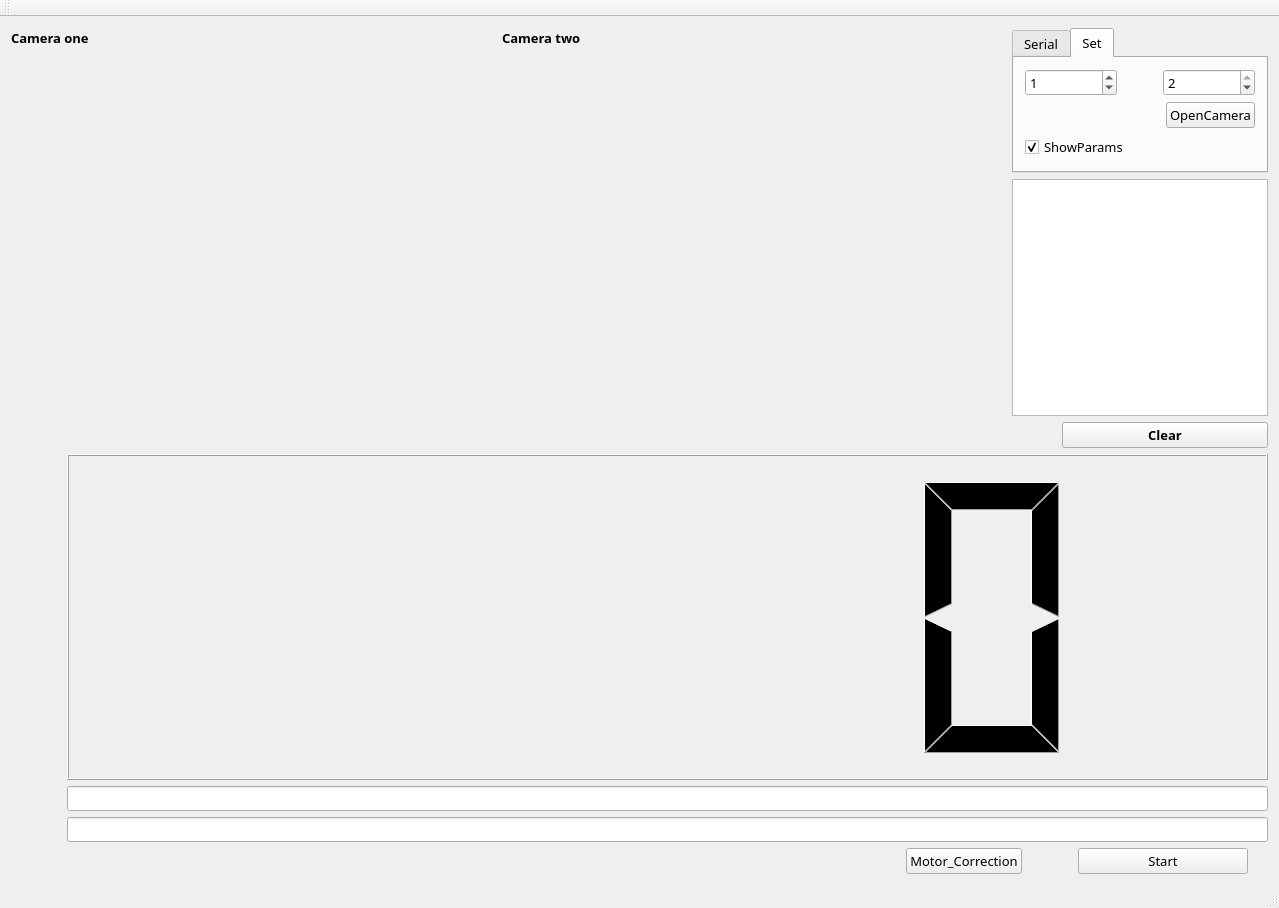
<?xml version="1.0" encoding="UTF-8"?>
<ui version="4.0">
 <class>Magic</class>
 <widget class="QMainWindow" name="Magic">
  <property name="geometry">
   <rect>
    <x>0</x>
    <y>0</y>
    <width>1279</width>
    <height>908</height>
   </rect>
  </property>
  <property name="font">
   <font>
    <family>Bauhaus 93</family>
    <pointsize>10</pointsize>
   </font>
  </property>
  <property name="windowTitle">
   <string>Magic</string>
  </property>
  <widget class="QWidget" name="centralWidget">
   <layout class="QHBoxLayout" name="horizontalLayout_7">
    <item>
     <layout class="QVBoxLayout" name="verticalLayout_3">
      <item>
       <layout class="QHBoxLayout" name="horizontalLayout_2">
        <item>
         <layout class="QVBoxLayout" name="verticalLayout">
          <item>
           <layout class="QHBoxLayout" name="horizontalLayout_3">
            <item>
             <widget class="QLabel" name="label_5">
              <property name="font">
               <font>
                <family>Arial Black</family>
                <pointsize>10</pointsize>
                <weight>75</weight>
                <italic>false</italic>
                <bold>true</bold>
               </font>
              </property>
              <property name="text">
               <string>Camera one</string>
              </property>
             </widget>
            </item>
            <item>
             <spacer name="horizontalSpacer_2">
              <property name="orientation">
               <enum>Qt::Horizontal</enum>
              </property>
              <property name="sizeHint" stdset="0">
               <size>
                <width>40</width>
                <height>20</height>
               </size>
              </property>
             </spacer>
            </item>
            <item>
             <widget class="QLabel" name="label_6">
              <property name="font">
               <font>
                <family>Arial Black</family>
                <pointsize>10</pointsize>
                <weight>75</weight>
                <italic>false</italic>
                <bold>true</bold>
               </font>
              </property>
              <property name="text">
               <string>Camera two</string>
              </property>
             </widget>
            </item>
            <item>
             <spacer name="horizontalSpacer_3">
              <property name="orientation">
               <enum>Qt::Horizontal</enum>
              </property>
              <property name="sizeHint" stdset="0">
               <size>
                <width>40</width>
                <height>20</height>
               </size>
              </property>
             </spacer>
            </item>
           </layout>
          </item>
          <item>
           <layout class="QHBoxLayout" name="horizontalLayout">
            <item>
             <widget class="QLabel" name="label_f">
              <property name="sizePolicy">
               <sizepolicy hsizetype="Expanding" vsizetype="Expanding">
                <horstretch>0</horstretch>
                <verstretch>0</verstretch>
               </sizepolicy>
              </property>
              <property name="cursor">
               <cursorShape>CrossCursor</cursorShape>
              </property>
              <property name="text">
               <string/>
              </property>
              <property name="scaledContents">
               <bool>true</bool>
              </property>
             </widget>
            </item>
            <item>
             <widget class="QLabel" name="label_b">
              <property name="sizePolicy">
               <sizepolicy hsizetype="Expanding" vsizetype="Expanding">
                <horstretch>0</horstretch>
                <verstretch>0</verstretch>
               </sizepolicy>
              </property>
              <property name="cursor">
               <cursorShape>CrossCursor</cursorShape>
              </property>
              <property name="text">
               <string/>
              </property>
              <property name="scaledContents">
               <bool>true</bool>
              </property>
             </widget>
            </item>
           </layout>
          </item>
         </layout>
        </item>
        <item>
         <spacer name="horizontalSpacer">
          <property name="orientation">
           <enum>Qt::Horizontal</enum>
          </property>
          <property name="sizeType">
           <enum>QSizePolicy::Maximum</enum>
          </property>
          <property name="sizeHint" stdset="0">
           <size>
            <width>18</width>
            <height>20</height>
           </size>
          </property>
         </spacer>
        </item>
        <item>
         <layout class="QVBoxLayout" name="verticalLayout_9">
          <item>
           <widget class="QTabWidget" name="tabWidget">
            <property name="sizePolicy">
             <sizepolicy hsizetype="Preferred" vsizetype="Preferred">
              <horstretch>0</horstretch>
              <verstretch>0</verstretch>
             </sizepolicy>
            </property>
            <property name="currentIndex">
             <number>1</number>
            </property>
            <widget class="QWidget" name="tab">
             <attribute name="title">
              <string>Serial</string>
             </attribute>
             <layout class="QVBoxLayout" name="verticalLayout_5">
              <item>
               <layout class="QVBoxLayout" name="verticalLayout_2">
                <item>
                 <layout class="QHBoxLayout" name="horizontalLayout_5">
                  <item>
                   <widget class="QComboBox" name="comboBox_port">
                    <property name="minimumSize">
                     <size>
                      <width>0</width>
                      <height>50</height>
                     </size>
                    </property>
                   </widget>
                  </item>
                  <item>
                   <widget class="QPushButton" name="pushButton_connect">
                    <property name="minimumSize">
                     <size>
                      <width>0</width>
                      <height>50</height>
                     </size>
                    </property>
                    <property name="font">
                     <font>
                      <family>Ebrima</family>
                      <pointsize>9</pointsize>
                      <weight>75</weight>
                      <bold>true</bold>
                     </font>
                    </property>
                    <property name="text">
                     <string>Connect</string>
                    </property>
                   </widget>
                  </item>
                 </layout>
                </item>
               </layout>
              </item>
             </layout>
            </widget>
            <widget class="QWidget" name="tab_3">
             <attribute name="title">
              <string>Set</string>
             </attribute>
             <layout class="QVBoxLayout" name="verticalLayout_10">
              <item>
               <layout class="QVBoxLayout" name="verticalLayout_12">
                <item>
                 <layout class="QVBoxLayout" name="verticalLayout_11">
                  <item>
                   <layout class="QHBoxLayout" name="horizontalLayout_18">
                    <item>
                     <widget class="QSpinBox" name="camera_f">
                      <property name="maximum">
                       <number>2</number>
                      </property>
                      <property name="value">
                       <number>1</number>
                      </property>
                     </widget>
                    </item>
                    <item>
                     <spacer name="horizontalSpacer_7">
                      <property name="orientation">
                       <enum>Qt::Horizontal</enum>
                      </property>
                      <property name="sizeType">
                       <enum>QSizePolicy::Maximum</enum>
                      </property>
                      <property name="sizeHint" stdset="0">
                       <size>
                        <width>40</width>
                        <height>20</height>
                       </size>
                      </property>
                     </spacer>
                    </item>
                    <item>
                     <widget class="QSpinBox" name="camera_b">
                      <property name="maximum">
                       <number>2</number>
                      </property>
                      <property name="value">
                       <number>2</number>
                      </property>
                     </widget>
                    </item>
                   </layout>
                  </item>
                  <item>
                   <layout class="QHBoxLayout" name="horizontalLayout_19">
                    <item>
                     <spacer name="horizontalSpacer_8">
                      <property name="orientation">
                       <enum>Qt::Horizontal</enum>
                      </property>
                      <property name="sizeHint" stdset="0">
                       <size>
                        <width>40</width>
                        <height>20</height>
                       </size>
                      </property>
                     </spacer>
                    </item>
                    <item>
                     <widget class="QPushButton" name="pushButton_4">
                      <property name="text">
                       <string>OpenCamera</string>
                      </property>
                     </widget>
                    </item>
                   </layout>
                  </item>
                 </layout>
                </item>
                <item>
                 <widget class="QCheckBox" name="checkBox_2">
                  <property name="sizePolicy">
                   <sizepolicy hsizetype="Minimum" vsizetype="Preferred">
                    <horstretch>0</horstretch>
                    <verstretch>0</verstretch>
                   </sizepolicy>
                  </property>
                  <property name="text">
                   <string>ShowParams</string>
                  </property>
                  <property name="checked">
                   <bool>true</bool>
                  </property>
                 </widget>
                </item>
               </layout>
              </item>
             </layout>
            </widget>
           </widget>
          </item>
          <item>
           <layout class="QVBoxLayout" name="verticalLayout_4">
            <item>
             <widget class="QTextBrowser" name="textBrowser_info">
              <property name="sizePolicy">
               <sizepolicy hsizetype="Preferred" vsizetype="Expanding">
                <horstretch>0</horstretch>
                <verstretch>0</verstretch>
               </sizepolicy>
              </property>
              <property name="font">
               <font>
                <family>Bahnschrift SemiLight</family>
                <pointsize>8</pointsize>
               </font>
              </property>
              <property name="cursor" stdset="0">
               <cursorShape>CrossCursor</cursorShape>
              </property>
             </widget>
            </item>
            <item>
             <layout class="QHBoxLayout" name="horizontalLayout_8">
              <item>
               <spacer name="horizontalSpacer_6">
                <property name="orientation">
                 <enum>Qt::Horizontal</enum>
                </property>
                <property name="sizeType">
                 <enum>QSizePolicy::Fixed</enum>
                </property>
                <property name="sizeHint" stdset="0">
                 <size>
                  <width>50</width>
                  <height>20</height>
                 </size>
                </property>
               </spacer>
              </item>
              <item>
               <widget class="QPushButton" name="pushButton_clear">
                <property name="sizePolicy">
                 <sizepolicy hsizetype="Minimum" vsizetype="Maximum">
                  <horstretch>0</horstretch>
                  <verstretch>0</verstretch>
                 </sizepolicy>
                </property>
                <property name="font">
                 <font>
                  <family>Bauhaus 93</family>
                  <pointsize>10</pointsize>
                  <weight>75</weight>
                  <bold>true</bold>
                 </font>
                </property>
                <property name="text">
                 <string>Clear</string>
                </property>
               </widget>
              </item>
             </layout>
            </item>
           </layout>
          </item>
         </layout>
        </item>
       </layout>
      </item>
      <item>
       <layout class="QHBoxLayout" name="horizontalLayout_9">
        <item>
         <layout class="QGridLayout" name="gridLayout">
          <item row="1" column="3">
           <widget class="QLabel" name="label_B">
            <property name="minimumSize">
             <size>
              <width>0</width>
              <height>0</height>
             </size>
            </property>
            <property name="text">
             <string/>
            </property>
           </widget>
          </item>
          <item row="2" column="1">
           <widget class="QLabel" name="label_R">
            <property name="minimumSize">
             <size>
              <width>0</width>
              <height>0</height>
             </size>
            </property>
            <property name="text">
             <string/>
            </property>
           </widget>
          </item>
          <item row="1" column="0">
           <widget class="QLabel" name="label_D">
            <property name="sizePolicy">
             <sizepolicy hsizetype="Preferred" vsizetype="Preferred">
              <horstretch>0</horstretch>
              <verstretch>0</verstretch>
             </sizepolicy>
            </property>
            <property name="minimumSize">
             <size>
              <width>0</width>
              <height>0</height>
             </size>
            </property>
            <property name="text">
             <string/>
            </property>
           </widget>
          </item>
          <item row="1" column="2">
           <widget class="QLabel" name="label_U">
            <property name="minimumSize">
             <size>
              <width>0</width>
              <height>0</height>
             </size>
            </property>
            <property name="text">
             <string/>
            </property>
           </widget>
          </item>
          <item row="0" column="1">
           <widget class="QLabel" name="label_L">
            <property name="minimumSize">
             <size>
              <width>0</width>
              <height>0</height>
             </size>
            </property>
            <property name="text">
             <string/>
            </property>
           </widget>
          </item>
          <item row="1" column="1">
           <widget class="QLabel" name="label_F">
            <property name="minimumSize">
             <size>
              <width>0</width>
              <height>0</height>
             </size>
            </property>
            <property name="text">
             <string/>
            </property>
           </widget>
          </item>
         </layout>
        </item>
        <item>
         <layout class="QVBoxLayout" name="verticalLayout_6">
          <item>
           <widget class="QLCDNumber" name="lcdNumber">
            <property name="sizePolicy">
             <sizepolicy hsizetype="Expanding" vsizetype="Expanding">
              <horstretch>0</horstretch>
              <verstretch>0</verstretch>
             </sizepolicy>
            </property>
           </widget>
          </item>
          <item>
           <layout class="QVBoxLayout" name="verticalLayout_8">
            <item>
             <layout class="QHBoxLayout" name="horizontalLayout_10"/>
            </item>
           </layout>
          </item>
          <item>
           <layout class="QHBoxLayout" name="horizontalLayout_11">
            <item>
             <layout class="QVBoxLayout" name="verticalLayout_7">
              <item>
               <widget class="QLineEdit" name="lineEdit_get">
                <property name="sizePolicy">
                 <sizepolicy hsizetype="Minimum" vsizetype="Minimum">
                  <horstretch>0</horstretch>
                  <verstretch>0</verstretch>
                 </sizepolicy>
                </property>
                <property name="minimumSize">
                 <size>
                  <width>300</width>
                  <height>0</height>
                 </size>
                </property>
                <property name="maximumSize">
                 <size>
                  <width>16777215</width>
                  <height>16777215</height>
                 </size>
                </property>
                <property name="font">
                 <font>
                  <family>Bahnschrift SemiBold</family>
                  <pointsize>9</pointsize>
                  <weight>75</weight>
                  <bold>true</bold>
                 </font>
                </property>
                <property name="readOnly">
                 <bool>true</bool>
                </property>
               </widget>
              </item>
              <item>
               <widget class="QLineEdit" name="lineEdit_answer">
                <property name="sizePolicy">
                 <sizepolicy hsizetype="Fixed" vsizetype="Minimum">
                  <horstretch>0</horstretch>
                  <verstretch>0</verstretch>
                 </sizepolicy>
                </property>
                <property name="maximumSize">
                 <size>
                  <width>222222</width>
                  <height>16777215</height>
                 </size>
                </property>
                <property name="font">
                 <font>
                  <family>Bahnschrift SemiBold</family>
                  <pointsize>9</pointsize>
                  <weight>75</weight>
                  <bold>true</bold>
                 </font>
                </property>
                <property name="readOnly">
                 <bool>true</bool>
                </property>
               </widget>
              </item>
             </layout>
            </item>
           </layout>
          </item>
          <item>
           <layout class="QHBoxLayout" name="horizontalLayout_4"/>
          </item>
          <item>
           <layout class="QHBoxLayout" name="horizontalLayout_6">
            <item>
             <spacer name="horizontalSpacer_4">
              <property name="orientation">
               <enum>Qt::Horizontal</enum>
              </property>
              <property name="sizeType">
               <enum>QSizePolicy::Expanding</enum>
              </property>
              <property name="sizeHint" stdset="0">
               <size>
                <width>40</width>
                <height>20</height>
               </size>
              </property>
             </spacer>
            </item>
            <item>
             <widget class="QPushButton" name="Motor_Correction">
              <property name="text">
               <string>Motor_Correction</string>
              </property>
             </widget>
            </item>
            <item>
             <spacer name="horizontalSpacer_9">
              <property name="orientation">
               <enum>Qt::Horizontal</enum>
              </property>
              <property name="sizeType">
               <enum>QSizePolicy::Maximum</enum>
              </property>
              <property name="sizeHint" stdset="0">
               <size>
                <width>50</width>
                <height>20</height>
               </size>
              </property>
             </spacer>
            </item>
            <item>
             <widget class="QPushButton" name="pushButton">
              <property name="minimumSize">
               <size>
                <width>170</width>
                <height>0</height>
               </size>
              </property>
              <property name="text">
               <string>Start</string>
              </property>
             </widget>
            </item>
            <item>
             <spacer name="horizontalSpacer_5">
              <property name="orientation">
               <enum>Qt::Horizontal</enum>
              </property>
              <property name="sizeType">
               <enum>QSizePolicy::Fixed</enum>
              </property>
              <property name="sizeHint" stdset="0">
               <size>
                <width>20</width>
                <height>20</height>
               </size>
              </property>
             </spacer>
            </item>
           </layout>
          </item>
         </layout>
        </item>
       </layout>
      </item>
     </layout>
    </item>
   </layout>
  </widget>
  <widget class="QMenuBar" name="menuBar">
   <property name="geometry">
    <rect>
     <x>0</x>
     <y>0</y>
     <width>1279</width>
     <height>26</height>
    </rect>
   </property>
  </widget>
  <widget class="QToolBar" name="mainToolBar">
   <attribute name="toolBarArea">
    <enum>TopToolBarArea</enum>
   </attribute>
   <attribute name="toolBarBreak">
    <bool>false</bool>
   </attribute>
  </widget>
  <widget class="QStatusBar" name="statusBar"/>
 </widget>
 <layoutdefault spacing="6" margin="11"/>
 <resources/>
 <connections>
  <connection>
   <sender>pushButton_connect</sender>
   <signal>pressed()</signal>
   <receiver>Magic</receiver>
   <slot>serial_connect()</slot>
   <hints>
    <hint type="sourcelabel">
     <x>1204</x>
     <y>118</y>
    </hint>
    <hint type="destinationlabel">
     <x>1198</x>
     <y>56</y>
    </hint>
   </hints>
  </connection>
  <connection>
   <sender>pushButton_clear</sender>
   <signal>released()</signal>
   <receiver>Magic</receiver>
   <slot>info_clear()</slot>
   <hints>
    <hint type="sourcelabel">
     <x>1109</x>
     <y>434</y>
    </hint>
    <hint type="destinationlabel">
     <x>956</x>
     <y>440</y>
    </hint>
   </hints>
  </connection>
  <connection>
   <sender>checkBox_2</sender>
   <signal>stateChanged(int)</signal>
   <receiver>Magic</receiver>
   <slot>showParams()</slot>
   <hints>
    <hint type="sourcelabel">
     <x>1051</x>
     <y>295</y>
    </hint>
    <hint type="destinationlabel">
     <x>952</x>
     <y>199</y>
    </hint>
   </hints>
  </connection>
  <connection>
   <sender>pushButton_4</sender>
   <signal>released()</signal>
   <receiver>Magic</receiver>
   <slot>OpenCamera()</slot>
   <hints>
    <hint type="sourcelabel">
     <x>1247</x>
     <y>231</y>
    </hint>
    <hint type="destinationlabel">
     <x>504</x>
     <y>150</y>
    </hint>
   </hints>
  </connection>
  <connection>
   <sender>Motor_Correction</sender>
   <signal>pressed()</signal>
   <receiver>Magic</receiver>
   <slot>Motor_PosCorrection()</slot>
   <hints>
    <hint type="sourcelabel">
     <x>974</x>
     <y>839</y>
    </hint>
    <hint type="destinationlabel">
     <x>717</x>
     <y>832</y>
    </hint>
   </hints>
  </connection>
  <connection>
   <sender>pushButton</sender>
   <signal>released()</signal>
   <receiver>Magic</receiver>
   <slot>start_func_all()</slot>
   <hints>
    <hint type="sourcelabel">
     <x>1115</x>
     <y>841</y>
    </hint>
    <hint type="destinationlabel">
     <x>968</x>
     <y>881</y>
    </hint>
   </hints>
  </connection>
 </connections>
 <slots>
  <slot>info_clear()</slot>
  <slot>serial_connect()</slot>
  <slot>useHandIn()</slot>
  <slot>showParams()</slot>
  <slot>OpenCamera()</slot>
  <slot>Motor_PosCorrection()</slot>
  <slot>start_func_all()</slot>
 </slots>
</ui>
